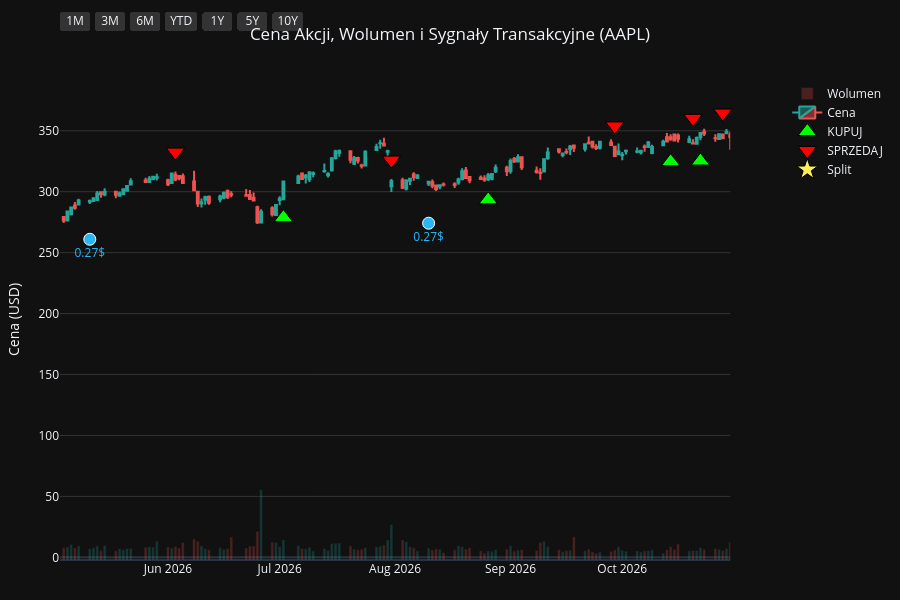
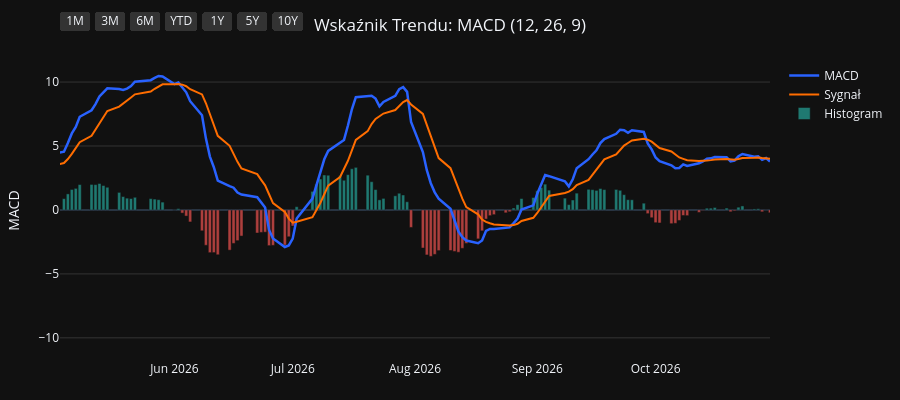
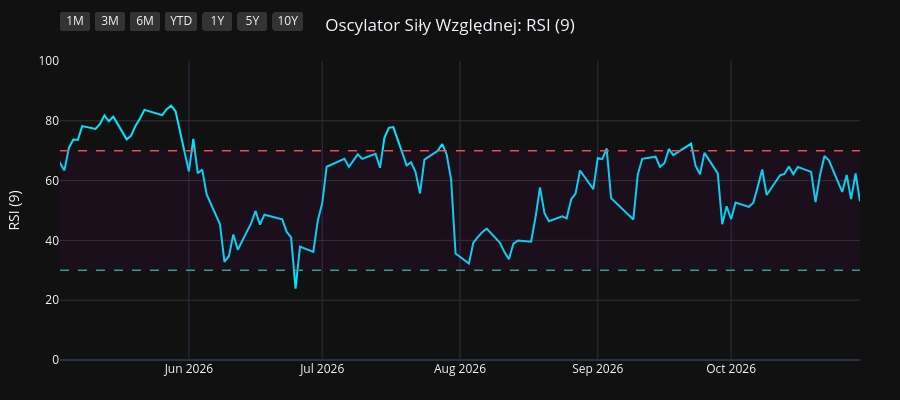
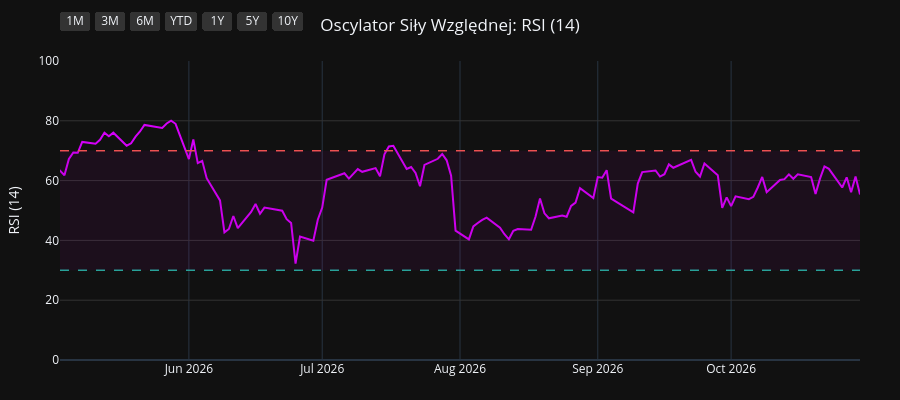

Source (notebook cell) for these figures, in order:
### Code cell
import os
import yfinance as yf
import pandas as pd
import pandas_ta as ta
import plotly.graph_objects as go
from plotly.subplots import make_subplots

# 1. Pobranie i przygotowanie danych
symbol = os.environ.get("STOCK_TICKER", "").strip().upper()
if not symbol:
    raise RuntimeError("Set STOCK_TICKER before running price_extractor.ipynb")
df = yf.Ticker(symbol).history(period="10y")
df.index = df.index.tz_localize(None)

# Wskaźniki i sygnały
df.ta.macd(fast=12, slow=26, signal=9, append=True)
df.ta.rsi(length=9, append=True)
df.ta.rsi(length=14, append=True)
df.ta.rsi(length=21, append=True)
df.dropna(inplace=True)

macd = df['MACD_12_26_9']
signal = df['MACDs_12_26_9']
wczorajszy_macd = macd.shift(1)
wczorajszy_signal = signal.shift(1)

df['Decyzja'] = 'BRAK'
df.loc[(macd > signal) & (wczorajszy_macd <= wczorajszy_signal), 'Decyzja'] = 'KUPUJ'
df.loc[(macd < signal) & (wczorajszy_macd >= wczorajszy_signal), 'Decyzja'] = 'SPRZEDAJ'

df_kupuj = df[df['Decyzja'] == 'KUPUJ']
df_sprzedaj = df[df['Decyzja'] == 'SPRZEDAJ']
df_dywidendy = df[df['Dividends'] > 0]
df_splity = df[df['Stock Splits'] > 0]

# Wspólna konfiguracja osi X
konfiguracja_osi_x = dict(
    type="date",
    showspikes=True, spikemode="across", spikesnap="cursor", spikedash="dot", spikecolor="#ffffff", spikethickness=1, hoverformat="%Y-%m-%d",
    rangeselector=dict(
        buttons=list([
            dict(count=1, label="1M", step="month", stepmode="backward"),
            dict(count=3, label="3M", step="month", stepmode="backward"),
            dict(count=6, label="6M", step="month", stepmode="backward"),
            dict(count=1, label="YTD", step="year", stepmode="todate"),
            dict(count=1, label="1Y", step="year", stepmode="backward"),
            dict(count=5, label="5Y", step="year", stepmode="backward"),
            dict(step="all", label="10Y")
        ]),
        bgcolor="#333333", activecolor="#2962ff", x=0, y=1.1
    )
)

# ==========================================
# WYKRES 1: CENA + WOLUMEN + SYGNAŁY
# ==========================================
fig1 = make_subplots(specs=[[{"secondary_y": True}]])

kolory_wolumenu = ['#26a69a' if row['Close'] >= row['Open'] else '#ef5350' for index, row in df.iterrows()]
fig1.add_trace(go.Bar(x=df.index, y=df['Volume'], marker_color=kolory_wolumenu, opacity=0.25, name='Wolumen'), secondary_y=True)
fig1.add_trace(go.Candlestick(x=df.index, open=df['Open'], high=df['High'], low=df['Low'], close=df['Close'], name='Cena', increasing_line_color='#26a69a', decreasing_line_color='#ef5350'), secondary_y=False)
fig1.add_trace(go.Scatter(x=df_kupuj.index, y=df_kupuj['Low'] * 0.95, customdata=df_kupuj[['Low', 'High']], mode='markers', marker=dict(symbol='triangle-up', size=16, color='#00ff00', line=dict(width=1, color='black')), name='KUPUJ', hovertemplate='KUPUJ<br>Najniższa: %{customdata[0]:.2f}<br>Najwyższa: %{customdata[1]:.2f}<extra></extra>'), secondary_y=False)
fig1.add_trace(go.Scatter(x=df_sprzedaj.index, y=df_sprzedaj['High'] * 1.05, customdata=df_sprzedaj[['Low', 'High']], mode='markers', marker=dict(symbol='triangle-down', size=16, color='#ff0000', line=dict(width=1, color='black')), name='SPRZEDAJ', hovertemplate='SPRZEDAJ<br>Najniższa: %{customdata[0]:.2f}<br>Najwyższa: %{customdata[1]:.2f}<extra></extra>'), secondary_y=False)

if not df_dywidendy.empty:
    fig1.add_trace(go.Scatter(x=df_dywidendy.index, y=df_dywidendy['Low'] * 0.90, mode='markers+text', marker=dict(symbol='circle', size=12, color='#29b6f6', line=dict(width=1, color='white')), text=df_dywidendy['Dividends'].apply(lambda x: f"{x}$"), textposition="bottom center", name='Dywidenda', showlegend=False, hovertemplate='Dywidenda: %{text}<extra></extra>', textfont=dict(color="#29b6f6")), secondary_y=False)
if not df_splity.empty:
                    fig1.add_trace(go.Scatter(x=df_splity.index, y=df_splity['High'], mode='markers+text', marker=dict(symbol='star', size=16, color='#ffee58', line=dict(width=1, color='black')), text=df_splity['Stock Splits'].apply(lambda x: f"{x:g}:1" if x >= 1 else f"1:{1 / x:g}"), textposition="top center", name='Split', hovertemplate='%{text}<extra></extra>', textfont=dict(color="#ffee58")), secondary_y=False)

fig1.update_layout(title=dict(text=f"Cena Akcji, Wolumen i Sygnały Transakcyjne ({symbol})", x=0.5, xanchor='center'), dragmode='pan', xaxis_rangeslider_visible=False, template='plotly_dark', height=600, hovermode='x unified', margin=dict(l=60, r=40, t=60, b=40))
fig1.update_xaxes(**konfiguracja_osi_x)
fig1.update_xaxes(range=[df.index.max() - pd.Timedelta(days=180), df.index.max()])
fig1.update_yaxes(title_text="Cena (USD)", secondary_y=False, gridcolor='#333333')
fig1.update_yaxes(range=[0, df['Volume'].max() * 4], showgrid=False, showticklabels=False, secondary_y=True)
fig1.show(config={'scrollZoom': True})

# ==========================================
# WYKRES 2: WSKAŹNIK MACD
# ==========================================
fig2 = go.Figure()
fig2.add_trace(go.Scatter(x=df.index, y=df['MACD_12_26_9'], line=dict(color='#2962ff', width=2.5), name='MACD'))
fig2.add_trace(go.Scatter(x=df.index, y=df['MACDs_12_26_9'], line=dict(color='#ff6d00', width=2), name='Sygnał'))
kolory_macd = ['#26a69a' if val >= 0 else '#ef5350' for val in df['MACDh_12_26_9']]
fig2.add_trace(go.Bar(x=df.index, y=df['MACDh_12_26_9'], marker_color=kolory_macd, name='Histogram', opacity=0.7))
fig2.update_layout(title=dict(text="Wskaźnik Trendu: MACD (12, 26, 9)", x=0.5, xanchor='center'), dragmode='pan', xaxis_rangeslider_visible=False, template='plotly_dark', height=400, hovermode='x unified', margin=dict(l=60, r=40, t=60, b=40))
fig2.update_xaxes(**konfiguracja_osi_x)
fig2.update_xaxes(range=[df.index.max() - pd.Timedelta(days=180), df.index.max()])
fig2.update_yaxes(title_text="MACD", gridcolor='#333333')
fig2.show(config={'scrollZoom': True})

# ==========================================
# WYKRES 3: OSCYLATOR RSI (9)
# ==========================================
fig3 = go.Figure()
fig3.add_trace(go.Scatter(x=df.index, y=df['RSI_9'], line=dict(color='#00e5ff', width=2), name='RSI (9)'))
fig3.add_hline(y=70, line_dash="dash", line_color="#ef5350", line_width=1.5)
fig3.add_hline(y=30, line_dash="dash", line_color="#26a69a", line_width=1.5)
fig3.add_hrect(y0=30, y1=70, line_width=0, fillcolor="purple", opacity=0.1)
fig3.update_layout(title=dict(text="Oscylator Siły Względnej: RSI (9)", x=0.5, xanchor='center'), dragmode='pan', xaxis_rangeslider_visible=False, template='plotly_dark', height=400, hovermode='x unified', margin=dict(l=60, r=40, t=60, b=40))
fig3.update_xaxes(**konfiguracja_osi_x)
fig3.update_xaxes(range=[df.index.max() - pd.Timedelta(days=180), df.index.max()])
fig3.update_yaxes(title_text="RSI (9)", range=[0, 100], gridcolor='#333333')
fig3.show(config={'scrollZoom': True})

# ==========================================
# WYKRES 4: OSCYLATOR RSI (14)
# ==========================================
fig4 = go.Figure()
fig4.add_trace(go.Scatter(x=df.index, y=df['RSI_14'], line=dict(color='#d500f9', width=2), name='RSI (14)'))
fig4.add_hline(y=70, line_dash="dash", line_color="#ef5350", line_width=1.5)
fig4.add_hline(y=30, line_dash="dash", line_color="#26a69a", line_width=1.5)
fig4.add_hrect(y0=30, y1=70, line_width=0, fillcolor="purple", opacity=0.1)
fig4.update_layout(title=dict(text="Oscylator Siły Względnej: RSI (14)", x=0.5, xanchor='center'), dragmode='pan', xaxis_rangeslider_visible=False, template='plotly_dark', height=400, hovermode='x unified', margin=dict(l=60, r=40, t=60, b=40))
fig4.update_xaxes(**konfiguracja_osi_x)
fig4.update_xaxes(range=[df.index.max() - pd.Timedelta(days=180), df.index.max()])
fig4.update_yaxes(title_text="RSI (14)", range=[0, 100], gridcolor='#333333')
fig4.show(config={'scrollZoom': True})

# ==========================================
# WYKRES 5: OSCYLATOR RSI (21)
# ==========================================
fig5 = go.Figure()
fig5.add_trace(go.Scatter(x=df.index, y=df['RSI_21'], line=dict(color='#64dd17', width=2), name='RSI (21)'))
fig5.add_hline(y=70, line_dash="dash", line_color="#ef5350", line_width=1.5)
fig5.add_hline(y=30, line_dash="dash", line_color="#26a69a", line_width=1.5)
fig5.add_hrect(y0=30, y1=70, line_width=0, fillcolor="purple", opacity=0.1)
fig5.update_layout(title=dict(text="Oscylator Siły Względnej: RSI (21)", x=0.5, xanchor='center'), dragmode='pan', xaxis_rangeslider_visible=False, template='plotly_dark', height=400, hovermode='x unified', margin=dict(l=60, r=40, t=60, b=40))
fig5.update_xaxes(**konfiguracja_osi_x)
fig5.update_xaxes(range=[df.index.max() - pd.Timedelta(days=180), df.index.max()])
fig5.update_yaxes(title_text="RSI (21)", range=[0, 100], gridcolor='#333333')
fig5.show(config={'scrollZoom': True})

### Figure 1 — Plotly figure (JSON) as saved in the notebook; plotly's stock layout.template omitted (floating-point values rounded to 4 significant figures; data arrays with more than 128 entries replaced by an {"elided": "..."} marker saying what was removed)
{"data": [{"marker": {"color": {"elided": "2481 str values"}}, "name": "Wolumen", "opacity": 0.25, "type": "bar", "x": {"elided": "2481 str values"}, "xaxis": "x", "y": {"elided": "2481 int values"}, "yaxis": "y2"}, {"close": {"elided": "2481 float values"}, "decreasing": {"line": {"color": "#ef5350"}}, "high": {"elided": "2481 float values"}, "increasing": {"line": {"color": "#26a69a"}}, "low": {"elided": "2481 float values"}, "name": "Cena", "open": {"elided": "2481 float values"}, "type": "candlestick", "x": {"elided": "2481 str values"}, "xaxis": "x", "yaxis": "y"}, {"customdata": {"elided": "91x2 float values"}, "hovertemplate": "KUPUJ<br>Najniższa: %{customdata[0]:.2f}<br>Najwyższa: %{customdata[1]:.2f}<extra></extra>", "marker": {"color": "#00ff00", "line": {"color": "black", "width": 1}, "size": 16, "symbol": "triangle-up"}, "mode": "markers", "name": "KUPUJ", "type": "scatter", "x": ["2017-01-09T00:00:00", "2017-01-25T00:00:00", "2017-02-01T00:00:00", "2017-05-01T00:00:00", "2017-07-10T00:00:00", "2017-08-29T00:00:00", "2017-10-06T00:00:00", "2017-12-18T00:00:00", "2018-01-08T00:00:00", "2018-02-14T00:00:00", "2018-04-10T00:00:00", "2018-05-02T00:00:00", "2018-06-06T00:00:00", "2018-07-09T00:00:00", "2018-08-01T00:00:00", "2018-10-02T00:00:00", "2018-12-03T00:00:00", "2018-12-12T00:00:00", "2018-12-28T00:00:00", "2019-03-12T00:00:00", "2019-04-02T00:00:00", "2019-04-18T00:00:00", "2019-06-06T00:00:00", "2019-07-23T00:00:00", "2019-08-19T00:00:00", "2019-09-05T00:00:00", "2019-10-07T00:00:00", "2019-12-16T00:00:00", "2020-03-27T00:00:00", "2020-06-08T00:00:00", "2020-07-08T00:00:00", "2020-07-20T00:00:00", "2020-07-31T00:00:00", "2020-10-01T00:00:00", "2020-11-06T00:00:00", "2020-12-01T00:00:00", "2021-01-22T00:00:00", "2021-03-15T00:00:00", "2021-06-07T00:00:00", "2021-08-17T00:00:00", "2021-08-31T00:00:00", "2021-10-14T00:00:00", "2021-11-17T00:00:00", "2022-02-01T00:00:00", "2022-03-18T00:00:00", "2022-05-27T00:00:00", "2022-06-23T00:00:00", "2022-10-17T00:00:00", "2022-11-11T00:00:00", "2023-01-09T00:00:00", "2023-03-16T00:00:00", "2023-04-19T00:00:00", "2023-05-01T00:00:00", "2023-05-05T00:00:00", "2023-05-18T00:00:00", "2023-05-31T00:00:00", "2023-06-27T00:00:00", "2023-08-25T00:00:00", "2023-10-04T00:00:00", "2023-11-02T00:00:00", "2023-12-08T00:00:00", "2023-12-13T00:00:00", "2024-01-19T00:00:00", "2024-03-18T00:00:00", "2024-04-25T00:00:00", "2024-06-05T00:00:00", "2024-06-07T00:00:00", "2024-06-11T00:00:00", "2024-07-02T00:00:00", "2024-08-14T00:00:00", "2024-09-20T00:00:00", "2024-10-10T00:00:00", "2024-11-19T00:00:00", "2025-01-29T00:00:00", "2025-03-25T00:00:00", "2025-04-15T00:00:00", "2025-05-12T00:00:00", "2025-06-06T00:00:00", "2025-06-23T00:00:00", "2025-08-07T00:00:00", "2025-09-03T00:00:00", "2025-09-19T00:00:00", "2025-10-23T00:00:00", "2025-11-28T00:00:00", "2026-01-28T00:00:00", "2026-02-24T00:00:00", "2026-03-31T00:00:00", "2026-07-02T00:00:00", "2026-08-26T00:00:00", "2026-10-14T00:00:00", "2026-10-22T00:00:00"], "xaxis": "x", "y": [25.75, 26.27, 27.73, 31.79, 31.57, 35.37, 34.17, 38.8, 38.59, 36.29, 38.21, 38.72, 42.92, 42.34, 44.13, 50.86, 40.81, 38.06, 34.81, 40.57, 43.21, 45.81, 41.36, 47.06, 47.87, 48.21, 51.47, 63.32, 56.61, 75.2, 86.47, 88.28, 92.66, 106.6, 107.1, 110.7, 124.5, 111.2, 115.5, 138.1, 140.2, 131.1, 140.1, 159.9, 148.4, 135.2, 126.2, 130.7, 134.7, 121.2, 141.7, 154.7, 157.6, 159.6, 161.5, 165.5, 173.8, 164.8, 160.3, 164.5, 181.8, 182.9, 177.2, 163.1, 158.0, 183.4, 182.7, 182.2, 202.4, 207.0, 214.4, 214.0, 213.8, 220.7, 207.8, 188.6, 195.5, 191.0, 188.1, 204.8, 221.8, 227.4, 244.2, 261.5, 241.1, 253.9, 234.3, 278.8, 293.4, 324.6, 325.2], "yaxis": "y"}, {"customdata": {"elided": "92x2 float values"}, "hovertemplate": "SPRZEDAJ<br>Najniższa: %{customdata[0]:.2f}<br>Najwyższa: %{customdata[1]:.2f}<extra></extra>", "marker": {"color": "#ff0000", "line": {"color": "black", "width": 1}, "size": 16, "symbol": "triangle-down"}, "mode": "markers", "name": "SPRZEDAJ", "type": "scatter", "x": ["2016-12-30T00:00:00", "2017-01-23T00:00:00", "2017-01-31T00:00:00", "2017-02-27T00:00:00", "2017-05-22T00:00:00", "2017-08-21T00:00:00", "2017-09-06T00:00:00", "2017-11-16T00:00:00", "2017-12-26T00:00:00", "2018-01-24T00:00:00", "2018-03-19T00:00:00", "2018-04-20T00:00:00", "2018-05-25T00:00:00", "2018-06-08T00:00:00", "2018-07-30T00:00:00", "2018-09-07T00:00:00", "2018-10-08T00:00:00", "2018-12-10T00:00:00", "2018-12-20T00:00:00", "2019-03-06T00:00:00", "2019-03-28T00:00:00", "2019-04-15T00:00:00", "2019-04-26T00:00:00", "2019-07-17T00:00:00", "2019-08-02T00:00:00", "2019-08-27T00:00:00", "2019-09-24T00:00:00", "2019-11-20T00:00:00", "2020-01-24T00:00:00", "2020-05-27T00:00:00", "2020-06-29T00:00:00", "2020-07-17T00:00:00", "2020-07-21T00:00:00", "2020-09-03T00:00:00", "2020-10-21T00:00:00", "2020-11-23T00:00:00", "2021-01-05T00:00:00", "2021-02-01T00:00:00", "2021-04-29T00:00:00", "2021-07-21T00:00:00", "2021-08-18T00:00:00", "2021-09-10T00:00:00", "2021-11-10T00:00:00", "2021-12-17T00:00:00", "2022-02-17T00:00:00", "2022-04-08T00:00:00", "2022-06-13T00:00:00", "2022-08-22T00:00:00", "2022-11-04T00:00:00", "2022-11-29T00:00:00", "2023-02-21T00:00:00", "2023-04-11T00:00:00", "2023-04-20T00:00:00", "2023-05-02T00:00:00", "2023-05-16T00:00:00", "2023-05-22T00:00:00", "2023-06-26T00:00:00", "2023-07-10T00:00:00", "2023-09-11T00:00:00", "2023-10-20T00:00:00", "2023-11-30T00:00:00", "2023-12-11T00:00:00", "2023-12-19T00:00:00", "2024-01-31T00:00:00", "2024-04-19T00:00:00", "2024-05-29T00:00:00", "2024-06-06T00:00:00", "2024-06-10T00:00:00", "2024-06-25T00:00:00", "2024-07-18T00:00:00", "2024-09-04T00:00:00", "2024-10-07T00:00:00", "2024-10-25T00:00:00", "2024-12-30T00:00:00", "2025-03-03T00:00:00", "2025-04-03T00:00:00", "2025-05-08T00:00:00", "2025-05-22T00:00:00", "2025-06-11T00:00:00", "2025-07-29T00:00:00", "2025-08-25T00:00:00", "2025-09-10T00:00:00", "2025-10-07T00:00:00", "2025-11-07T00:00:00", "2025-12-08T00:00:00", "2026-02-13T00:00:00", "2026-03-02T00:00:00", "2026-06-03T00:00:00", "2026-07-31T00:00:00", "2026-09-29T00:00:00", "2026-10-20T00:00:00", "2026-10-28T00:00:00"], "xaxis": "x", "y": [28.29, 29.16, 29.3, 33.32, 37.62, 38.58, 39.83, 42.15, 42.05, 43.48, 43.7, 42.16, 46.88, 47.46, 47.51, 55.9, 55.76, 42.34, 40.35, 43.87, 47.39, 49.96, 51.25, 51.47, 51.8, 52.53, 56.05, 67.23, 81.69, 80.93, 91.97, 98.68, 100.8, 131.1, 120.8, 119.9, 134.3, 138.0, 139.9, 149.4, 154.4, 159.2, 154.0, 177.9, 176.5, 176.4, 139.0, 174.9, 147.2, 149.4, 156.3, 167.7, 173.4, 176.0, 179.1, 180.8, 194.6, 196.6, 186.8, 181.7, 197.4, 200.7, 204.3, 194.1, 172.8, 200.0, 204.4, 205.2, 219.9, 239.7, 230.9, 235.0, 242.8, 264.3, 254.7, 216.5, 208.8, 211.9, 213.7, 224.5, 239.9, 243.1, 269.3, 284.9, 292.9, 274.9, 279.4, 332.5, 325.9, 353.9, 360.2, 364.5], "yaxis": "y"}, {"hovertemplate": "Dywidenda: %{text}<extra></extra>", "marker": {"color": "#29b6f6", "line": {"color": "white", "width": 1}, "size": 12, "symbol": "circle"}, "mode": "markers+text", "name": "Dywidenda", "showlegend": false, "text": ["0.1425$", "0.1575$", "0.1575$", "0.1575$", "0.1575$", "0.1825$", "0.1825$", "0.1825$", "0.1825$", "0.1925$", "0.1925$", "0.1925$", "0.1925$", "0.205$", "0.205$", "0.205$", "0.205$", "0.22$", "0.22$", "0.22$", "0.22$", "0.23$", "0.23$", "0.23$", "0.23$", "0.24$", "0.24$", "0.24$", "0.24$", "0.25$", "0.25$", "0.25$", "0.25$", "0.26$", "0.26$", "0.26$", "0.26$", "0.27$", "0.27$"], "textfont": {"color": "#29b6f6"}, "textposition": "bottom center", "type": "scatter", "x": ["2017-02-09T00:00:00", "2017-05-11T00:00:00", "2017-08-10T00:00:00", "2017-11-10T00:00:00", "2018-02-09T00:00:00", "2018-05-11T00:00:00", "2018-08-10T00:00:00", "2018-11-08T00:00:00", "2019-02-08T00:00:00", "2019-05-10T00:00:00", "2019-08-09T00:00:00", "2019-11-07T00:00:00", "2020-02-07T00:00:00", "2020-05-08T00:00:00", "2020-08-07T00:00:00", "2020-11-06T00:00:00", "2021-02-05T00:00:00", "2021-05-07T00:00:00", "2021-08-06T00:00:00", "2021-11-05T00:00:00", "2022-02-04T00:00:00", "2022-05-06T00:00:00", "2022-08-05T00:00:00", "2022-11-04T00:00:00", "2023-02-10T00:00:00", "2023-05-12T00:00:00", "2023-08-11T00:00:00", "2023-11-10T00:00:00", "2024-02-09T00:00:00", "2024-05-10T00:00:00", "2024-08-12T00:00:00", "2024-11-08T00:00:00", "2025-02-10T00:00:00", "2025-05-12T00:00:00", "2025-08-11T00:00:00", "2025-11-10T00:00:00", "2026-02-09T00:00:00", "2026-05-11T00:00:00", "2026-08-10T00:00:00"], "xaxis": "x", "y": [27.24, 31.78, 32.39, 36.63, 31.71, 39.72, 43.94, 44.11, 36.09, 41.46, 43.03, 55.9, 69.03, 66.23, 96.2, 101.5, 118.9, 113.5, 127.8, 131.9, 150.2, 135.9, 143.9, 118.8, 132.1, 151.6, 156.8, 163.2, 167.4, 162.4, 192.4, 202.3, 203.2, 185.2, 201.5, 240.1, 244.1, 261.0, 274.1], "yaxis": "y"}, {"hovertemplate": "%{text}<extra></extra>", "marker": {"color": "#ffee58", "line": {"color": "black", "width": 1}, "size": 16, "symbol": "star"}, "mode": "markers+text", "name": "Split", "text": ["4:1"], "textfont": {"color": "#ffee58"}, "textposition": "top center", "type": "scatter", "x": ["2020-08-31T00:00:00"], "xaxis": "x", "y": [127.0], "yaxis": "y"}], "layout": {"dragmode": "pan", "height": 600, "hovermode": "x unified", "margin": {"b": 40, "l": 60, "r": 40, "t": 60}, "title": {"text": "Cena Akcji, Wolumen i Sygnały Transakcyjne (AAPL)", "x": 0.5, "xanchor": "center"}, "xaxis": {"anchor": "y", "domain": [0.0, 0.94], "hoverformat": "%Y-%m-%d", "range": ["2026-05-03T00:00:00", "2026-10-30T00:00:00"], "rangeselector": {"activecolor": "#2962ff", "bgcolor": "#333333", "buttons": [{"count": 1, "label": "1M", "step": "month", "stepmode": "backward"}, {"count": 3, "label": "3M", "step": "month", "stepmode": "backward"}, {"count": 6, "label": "6M", "step": "month", "stepmode": "backward"}, {"count": 1, "label": "YTD", "step": "year", "stepmode": "todate"}, {"count": 1, "label": "1Y", "step": "year", "stepmode": "backward"}, {"count": 5, "label": "5Y", "step": "year", "stepmode": "backward"}, {"label": "10Y", "step": "all"}], "x": 0, "y": 1.1}, "rangeslider": {"visible": false}, "showspikes": true, "spikecolor": "#ffffff", "spikedash": "dot", "spikemode": "across", "spikesnap": "cursor", "spikethickness": 1, "type": "date"}, "yaxis": {"anchor": "x", "domain": [0.0, 1.0], "gridcolor": "#333333", "title": {"text": "Cena (USD)"}}, "yaxis2": {"anchor": "x", "overlaying": "y", "range": [0, 1791760000], "showgrid": false, "showticklabels": false, "side": "right"}}}

### Figure 2 — Plotly figure (JSON) as saved in the notebook; plotly's stock layout.template omitted (floating-point values rounded to 4 significant figures; data arrays with more than 128 entries replaced by an {"elided": "..."} marker saying what was removed)
{"data": [{"line": {"color": "#2962ff", "width": 2.5}, "name": "MACD", "type": "scatter", "x": {"elided": "2481 str values"}, "y": {"elided": "2481 float values"}}, {"line": {"color": "#ff6d00", "width": 2}, "name": "Sygnał", "type": "scatter", "x": {"elided": "2481 str values"}, "y": {"elided": "2481 float values"}}, {"marker": {"color": {"elided": "2481 str values"}}, "name": "Histogram", "opacity": 0.7, "type": "bar", "x": {"elided": "2481 str values"}, "y": {"elided": "2481 float values"}}], "layout": {"dragmode": "pan", "height": 400, "hovermode": "x unified", "margin": {"b": 40, "l": 60, "r": 40, "t": 60}, "title": {"text": "Wskaźnik Trendu: MACD (12, 26, 9)", "x": 0.5, "xanchor": "center"}, "xaxis": {"hoverformat": "%Y-%m-%d", "range": ["2026-05-03T00:00:00", "2026-10-30T00:00:00"], "rangeselector": {"activecolor": "#2962ff", "bgcolor": "#333333", "buttons": [{"count": 1, "label": "1M", "step": "month", "stepmode": "backward"}, {"count": 3, "label": "3M", "step": "month", "stepmode": "backward"}, {"count": 6, "label": "6M", "step": "month", "stepmode": "backward"}, {"count": 1, "label": "YTD", "step": "year", "stepmode": "todate"}, {"count": 1, "label": "1Y", "step": "year", "stepmode": "backward"}, {"count": 5, "label": "5Y", "step": "year", "stepmode": "backward"}, {"label": "10Y", "step": "all"}], "x": 0, "y": 1.1}, "rangeslider": {"visible": false}, "showspikes": true, "spikecolor": "#ffffff", "spikedash": "dot", "spikemode": "across", "spikesnap": "cursor", "spikethickness": 1, "type": "date"}, "yaxis": {"gridcolor": "#333333", "title": {"text": "MACD"}}}}

### Figure 3 — Plotly figure (JSON) as saved in the notebook; plotly's stock layout.template omitted (floating-point values rounded to 4 significant figures; data arrays with more than 128 entries replaced by an {"elided": "..."} marker saying what was removed)
{"data": [{"line": {"color": "#00e5ff", "width": 2}, "name": "RSI (9)", "type": "scatter", "x": {"elided": "2481 str values"}, "y": {"elided": "2481 float values"}}], "layout": {"dragmode": "pan", "height": 400, "hovermode": "x unified", "margin": {"b": 40, "l": 60, "r": 40, "t": 60}, "shapes": [{"line": {"color": "#ef5350", "dash": "dash", "width": 1.5}, "type": "line", "x0": 0, "x1": 1, "xref": "x domain", "y0": 70, "y1": 70, "yref": "y"}, {"line": {"color": "#26a69a", "dash": "dash", "width": 1.5}, "type": "line", "x0": 0, "x1": 1, "xref": "x domain", "y0": 30, "y1": 30, "yref": "y"}, {"fillcolor": "purple", "line": {"width": 0}, "opacity": 0.1, "type": "rect", "x0": 0, "x1": 1, "xref": "x domain", "y0": 30, "y1": 70, "yref": "y"}], "title": {"text": "Oscylator Siły Względnej: RSI (9)", "x": 0.5, "xanchor": "center"}, "xaxis": {"hoverformat": "%Y-%m-%d", "range": ["2026-05-03T00:00:00", "2026-10-30T00:00:00"], "rangeselector": {"activecolor": "#2962ff", "bgcolor": "#333333", "buttons": [{"count": 1, "label": "1M", "step": "month", "stepmode": "backward"}, {"count": 3, "label": "3M", "step": "month", "stepmode": "backward"}, {"count": 6, "label": "6M", "step": "month", "stepmode": "backward"}, {"count": 1, "label": "YTD", "step": "year", "stepmode": "todate"}, {"count": 1, "label": "1Y", "step": "year", "stepmode": "backward"}, {"count": 5, "label": "5Y", "step": "year", "stepmode": "backward"}, {"label": "10Y", "step": "all"}], "x": 0, "y": 1.1}, "rangeslider": {"visible": false}, "showspikes": true, "spikecolor": "#ffffff", "spikedash": "dot", "spikemode": "across", "spikesnap": "cursor", "spikethickness": 1, "type": "date"}, "yaxis": {"gridcolor": "#333333", "range": [0, 100], "title": {"text": "RSI (9)"}}}}

### Figure 4 — Plotly figure (JSON) as saved in the notebook; plotly's stock layout.template omitted (floating-point values rounded to 4 significant figures; data arrays with more than 128 entries replaced by an {"elided": "..."} marker saying what was removed)
{"data": [{"line": {"color": "#d500f9", "width": 2}, "name": "RSI (14)", "type": "scatter", "x": {"elided": "2481 str values"}, "y": {"elided": "2481 float values"}}], "layout": {"dragmode": "pan", "height": 400, "hovermode": "x unified", "margin": {"b": 40, "l": 60, "r": 40, "t": 60}, "shapes": [{"line": {"color": "#ef5350", "dash": "dash", "width": 1.5}, "type": "line", "x0": 0, "x1": 1, "xref": "x domain", "y0": 70, "y1": 70, "yref": "y"}, {"line": {"color": "#26a69a", "dash": "dash", "width": 1.5}, "type": "line", "x0": 0, "x1": 1, "xref": "x domain", "y0": 30, "y1": 30, "yref": "y"}, {"fillcolor": "purple", "line": {"width": 0}, "opacity": 0.1, "type": "rect", "x0": 0, "x1": 1, "xref": "x domain", "y0": 30, "y1": 70, "yref": "y"}], "title": {"text": "Oscylator Siły Względnej: RSI (14)", "x": 0.5, "xanchor": "center"}, "xaxis": {"hoverformat": "%Y-%m-%d", "range": ["2026-05-03T00:00:00", "2026-10-30T00:00:00"], "rangeselector": {"activecolor": "#2962ff", "bgcolor": "#333333", "buttons": [{"count": 1, "label": "1M", "step": "month", "stepmode": "backward"}, {"count": 3, "label": "3M", "step": "month", "stepmode": "backward"}, {"count": 6, "label": "6M", "step": "month", "stepmode": "backward"}, {"count": 1, "label": "YTD", "step": "year", "stepmode": "todate"}, {"count": 1, "label": "1Y", "step": "year", "stepmode": "backward"}, {"count": 5, "label": "5Y", "step": "year", "stepmode": "backward"}, {"label": "10Y", "step": "all"}], "x": 0, "y": 1.1}, "rangeslider": {"visible": false}, "showspikes": true, "spikecolor": "#ffffff", "spikedash": "dot", "spikemode": "across", "spikesnap": "cursor", "spikethickness": 1, "type": "date"}, "yaxis": {"gridcolor": "#333333", "range": [0, 100], "title": {"text": "RSI (14)"}}}}
